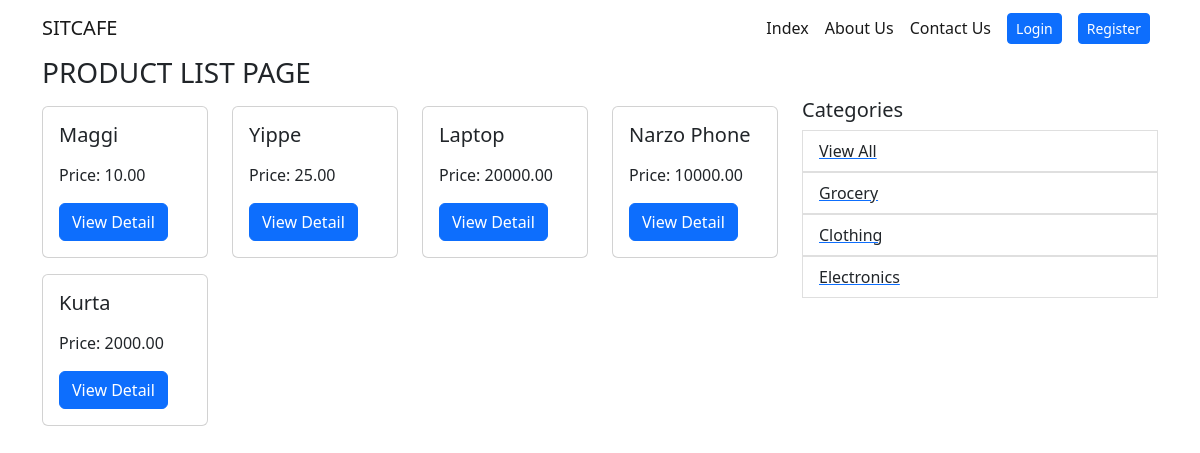
Screenshot of /products/ with the database file from the repository.
### products/models.py (models this page shows, shortened)
class Product(models.Model):
  category = models.ForeignKey(Category, on_delete=models.SET_NULL, null=True)
  name = models.CharField(max_length=150)
  description = models.TextField(blank=True, null=True)
  stock = models.IntegerField(default=0)
  price = models.DecimalField(max_digits=7, decimal_places=2)
  is_active = models.BooleanField(default=True)
  created_at = models.DateTimeField(auto_now_add=True)
  updated_at = models.DateTimeField(auto_now=True)

class Category(models.Model):
  name = models.CharField(max_length=50)
  description = models.TextField(blank=True, null=True)
  is_active = models.BooleanField(default=True)
  created_at = models.DateTimeField(auto_now_add=True)
  updated_at = models.DateTimeField(auto_now=True)

### products/views.py (the view)
# urls.py: path('', views.product_list, name='product_list'),
def product_list(request):
  category = request.GET.get('category', None)
  products = Product.objects.filter(is_active=True)
  if category:
    products = products.filter(category__name=category)
  categories = Category.objects.all()
  return render(request,'products/product_list.html', { 'products': products, 'categories': categories })

### templates/products/product_list.html (shortened to what this page needs)
{% extends 'base.html' %}
{% block content %}
  <div class="container">
    <h3>PRODUCT LIST PAGE</h3>
    <div class="row">
      <div class="col-8">
        <div class="row">
          {% for product in products %}
            <div class="col-3 my-2">
              <div class="card">
                <div class="card-body">
                  <h5 class="card-title">{{ product.name }}</h5>
                  <p>Price: {{ product.price }}</p>
                  <a href="{% url 'product_view' id=product.id %}" class="btn btn-primary">View Detail</a>
                </div>
              </div>
            </div>
          {% endfor %}
        </div>
      </div>
      <div class="col-4">
        <h5>Categories</h5>
        <ul class="list-group">
          <a href="{% url 'product_list' %}">
            <li class="list-group-item">View All</li>
          </a>
          {% for category in categories %}
            <a href="{% url 'product_list' %}?category={{ category.name }}">
              <li class="list-group-item">{{ category.name }}</li>
            </a>
          {% endfor %}
        </ul>
      </div>
    </div>
  </div>
{% endblock content %}

### rows the page displays
Product: name "Maggi", price "10.00"
Product: name "Yippe", price "25.00"
Product: name "Laptop", price "20000.00"
Product: name "Narzo Phone", price "10000.00"
Product: name "Kurta", price "2000.00"
Category: name "Grocery"
Category: name "Clothing"
Category: name "Electronics"
